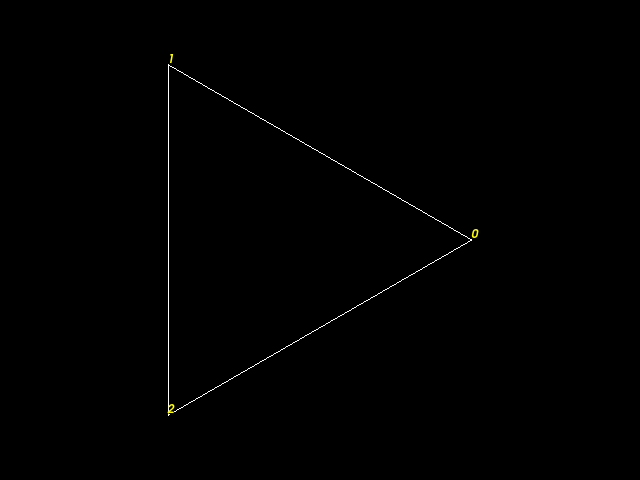

Here is the Python script that generated this plot:
#!/usr/bin/env python

# Label both vertices and edges of an undirected graph. Vertices are labelled
# with integer IDs and edges with floating-point weights, using a circular
# layout strategy.

# Factory overrides: importing these modules registers the OpenGL rendering
# and interaction style implementations for vtkRenderingCore factory classes.
import vtkmodules.vtkInteractionStyle  # noqa: F401
import vtkmodules.vtkRenderingOpenGL2  # noqa: F401

# VTK pipeline classes used in this example
from vtkmodules.vtkCommonCore import (
    vtkDoubleArray,
    vtkIntArray,
)
from vtkmodules.vtkCommonDataModel import vtkMutableUndirectedGraph
from vtkmodules.vtkFiltersSources import vtkGraphToPolyData
from vtkmodules.vtkInfovisLayout import (
    vtkCircularLayoutStrategy,
    vtkGraphLayout,
)
from vtkmodules.vtkRenderingCore import (
    vtkActor,
    vtkActor2D,
    vtkPolyDataMapper,
    vtkRenderWindow,
    vtkRenderWindowInteractor,
    vtkRenderer,
)
from vtkmodules.vtkRenderingLabel import vtkLabeledDataMapper

# Colors (normalized RGB)
yellow_rgb = (1.0, 1.0, 0.0)
green_rgb = (0.0, 1.0, 0.0)

# Graph: three vertices, fully connected
graph = vtkMutableUndirectedGraph()
v1 = graph.AddVertex()
v2 = graph.AddVertex()
v3 = graph.AddVertex()

graph.AddEdge(v1, v2)
graph.AddEdge(v2, v3)
graph.AddEdge(v1, v3)

# Edge weight array
weights = vtkDoubleArray()
weights.SetNumberOfComponents(1)
weights.SetName("Weights")
weights.InsertNextValue(1.0)
weights.InsertNextValue(1.0)
weights.InsertNextValue(2.0)
graph.GetEdgeData().AddArray(weights)

# Vertex label array
vertex_ids = vtkIntArray()
vertex_ids.SetNumberOfComponents(1)
vertex_ids.SetName("VertexIDs")
vertex_ids.InsertNextValue(0)
vertex_ids.InsertNextValue(1)
vertex_ids.InsertNextValue(2)
graph.GetVertexData().AddArray(vertex_ids)

# Filter: layout the graph vertices in a circle
circular_layout_strategy = vtkCircularLayoutStrategy()
graph_layout = vtkGraphLayout()
graph_layout.SetInputData(graph)
graph_layout.SetLayoutStrategy(circular_layout_strategy)

# Filter: convert graph to polydata for rendering
graph_to_polydata = vtkGraphToPolyData()
graph_to_polydata.SetInputConnection(graph_layout.GetOutputPort())

# Mapper: map edge lines to graphics primitives
edge_mapper = vtkPolyDataMapper()
edge_mapper.SetInputConnection(graph_to_polydata.GetOutputPort())
edge_mapper.ScalarVisibilityOff()

# Actor: assign the edge geometry
edge_actor = vtkActor()
edge_actor.SetMapper(edge_mapper)

# Vertex labels: display VertexIDs as yellow text at each vertex
vertex_label_mapper = vtkLabeledDataMapper()
vertex_label_mapper.SetInputConnection(graph_to_polydata.GetOutputPort())
vertex_label_mapper.SetLabelModeToLabelFieldData()
vertex_label_mapper.SetFieldDataName("VertexIDs")
vertex_label_mapper.GetLabelTextProperty().SetColor(yellow_rgb)

vertex_label_actor = vtkActor2D()
vertex_label_actor.SetMapper(vertex_label_mapper)

# Renderer: assemble the scene
renderer = vtkRenderer()
renderer.AddActor(edge_actor)
renderer.AddActor(vertex_label_actor)

# Render window: display the rendered scene
render_window = vtkRenderWindow()
render_window.AddRenderer(renderer)
render_window.SetWindowName("label vertices and edges")
render_window.SetMultiSamples(0)
render_window.SetSize(640, 480)

# Interactor: handle mouse and keyboard events
render_window_interactor = vtkRenderWindowInteractor()
render_window_interactor.SetRenderWindow(render_window)

# Scene: reset camera
renderer.ResetCamera()

# Start: launch the interactive visualization
render_window_interactor.Initialize()
render_window_interactor.Start()
